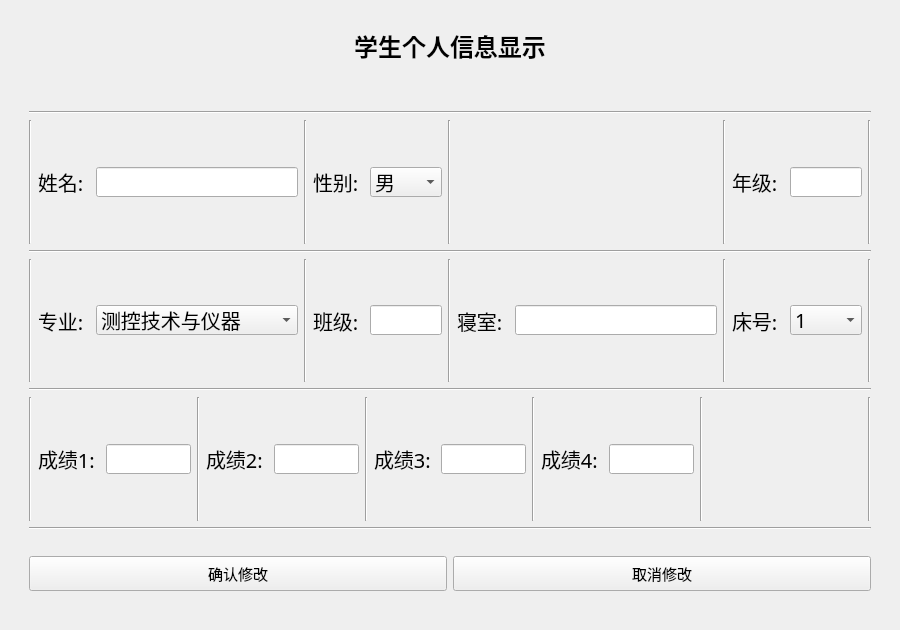
<?xml version="1.0" encoding="UTF-8"?>
<ui version="4.0">
 <class>Dialog</class>
 <widget class="QDialog" name="Dialog">
  <property name="geometry">
   <rect>
    <x>0</x>
    <y>0</y>
    <width>900</width>
    <height>630</height>
   </rect>
  </property>
  <property name="minimumSize">
   <size>
    <width>900</width>
    <height>630</height>
   </size>
  </property>
  <property name="maximumSize">
   <size>
    <width>900</width>
    <height>630</height>
   </size>
  </property>
  <property name="windowTitle">
   <string>Dialog</string>
  </property>
  <property name="styleSheet">
   <string notr="true"/>
  </property>
  <layout class="QVBoxLayout" name="verticalLayout_2">
   <item>
    <spacer name="verticalSpacer">
     <property name="orientation">
      <enum>Qt::Vertical</enum>
     </property>
     <property name="sizeType">
      <enum>QSizePolicy::Fixed</enum>
     </property>
     <property name="sizeHint" stdset="0">
      <size>
       <width>20</width>
       <height>20</height>
      </size>
     </property>
    </spacer>
   </item>
   <item>
    <widget class="QLabel" name="biaoti">
     <property name="maximumSize">
      <size>
       <width>16777215</width>
       <height>30</height>
      </size>
     </property>
     <property name="font">
      <font>
       <family>楷体</family>
       <pointsize>18</pointsize>
       <weight>75</weight>
       <bold>true</bold>
      </font>
     </property>
     <property name="text">
      <string>学生个人信息显示</string>
     </property>
     <property name="alignment">
      <set>Qt::AlignCenter</set>
     </property>
    </widget>
   </item>
   <item>
    <widget class="QLabel" name="tishi">
     <property name="minimumSize">
      <size>
       <width>0</width>
       <height>20</height>
      </size>
     </property>
     <property name="maximumSize">
      <size>
       <width>16777215</width>
       <height>20</height>
      </size>
     </property>
     <property name="font">
      <font>
       <family>楷体</family>
       <pointsize>12</pointsize>
      </font>
     </property>
     <property name="text">
      <string/>
     </property>
     <property name="alignment">
      <set>Qt::AlignCenter</set>
     </property>
    </widget>
   </item>
   <item>
    <widget class="QStackedWidget" name="stackedWidget">
     <property name="currentIndex">
      <number>1</number>
     </property>
     <widget class="QWidget" name="show">
      <layout class="QVBoxLayout" name="verticalLayout_3">
       <item>
        <widget class="QWidget" name="widget" native="true">
         <property name="styleSheet">
          <string notr="true"/>
         </property>
         <layout class="QVBoxLayout" name="verticalLayout">
          <item>
           <widget class="Line" name="line_17">
            <property name="orientation">
             <enum>Qt::Horizontal</enum>
            </property>
           </widget>
          </item>
          <item>
           <layout class="QHBoxLayout" name="horizontalLayout_16" stretch="0,2,0,1,0,2,0,1,0">
            <item>
             <widget class="Line" name="line_16">
              <property name="orientation">
               <enum>Qt::Vertical</enum>
              </property>
             </widget>
            </item>
            <item>
             <layout class="QHBoxLayout" name="horizontalLayout">
              <item>
               <widget class="QLabel" name="name">
                <property name="font">
                 <font>
                  <family>楷体</family>
                  <pointsize>15</pointsize>
                  <weight>50</weight>
                  <bold>false</bold>
                 </font>
                </property>
                <property name="text">
                 <string/>
                </property>
                <property name="alignment">
                 <set>Qt::AlignLeading|Qt::AlignLeft|Qt::AlignVCenter</set>
                </property>
               </widget>
              </item>
             </layout>
            </item>
            <item>
             <widget class="Line" name="line_3">
              <property name="orientation">
               <enum>Qt::Vertical</enum>
              </property>
             </widget>
            </item>
            <item>
             <layout class="QHBoxLayout" name="horizontalLayout_2">
              <item>
               <widget class="QLabel" name="xingbie">
                <property name="font">
                 <font>
                  <family>楷体</family>
                  <pointsize>15</pointsize>
                  <weight>50</weight>
                  <bold>false</bold>
                 </font>
                </property>
                <property name="text">
                 <string/>
                </property>
                <property name="alignment">
                 <set>Qt::AlignLeading|Qt::AlignLeft|Qt::AlignVCenter</set>
                </property>
               </widget>
              </item>
             </layout>
            </item>
            <item>
             <widget class="Line" name="line_4">
              <property name="orientation">
               <enum>Qt::Vertical</enum>
              </property>
             </widget>
            </item>
            <item>
             <layout class="QHBoxLayout" name="horizontalLayout_3">
              <item>
               <widget class="QLabel" name="xuehao">
                <property name="font">
                 <font>
                  <family>楷体</family>
                  <pointsize>15</pointsize>
                  <weight>50</weight>
                  <bold>false</bold>
                 </font>
                </property>
                <property name="text">
                 <string/>
                </property>
                <property name="alignment">
                 <set>Qt::AlignLeading|Qt::AlignLeft|Qt::AlignVCenter</set>
                </property>
               </widget>
              </item>
             </layout>
            </item>
            <item>
             <widget class="Line" name="line_6">
              <property name="orientation">
               <enum>Qt::Vertical</enum>
              </property>
             </widget>
            </item>
            <item>
             <layout class="QHBoxLayout" name="horizontalLayout_4">
              <item>
               <widget class="QLabel" name="nianji">
                <property name="font">
                 <font>
                  <family>楷体</family>
                  <pointsize>15</pointsize>
                  <weight>50</weight>
                  <bold>false</bold>
                 </font>
                </property>
                <property name="text">
                 <string/>
                </property>
                <property name="alignment">
                 <set>Qt::AlignLeading|Qt::AlignLeft|Qt::AlignVCenter</set>
                </property>
               </widget>
              </item>
             </layout>
            </item>
            <item>
             <widget class="Line" name="line_18">
              <property name="orientation">
               <enum>Qt::Vertical</enum>
              </property>
             </widget>
            </item>
           </layout>
          </item>
          <item>
           <widget class="Line" name="line_12">
            <property name="orientation">
             <enum>Qt::Horizontal</enum>
            </property>
           </widget>
          </item>
          <item>
           <layout class="QHBoxLayout" name="horizontalLayout_17" stretch="0,2,0,1,0,2,0,1,0">
            <item>
             <widget class="Line" name="line_15">
              <property name="orientation">
               <enum>Qt::Vertical</enum>
              </property>
             </widget>
            </item>
            <item>
             <layout class="QHBoxLayout" name="horizontalLayout_5">
              <item>
               <widget class="QLabel" name="zhuanye">
                <property name="font">
                 <font>
                  <family>楷体</family>
                  <pointsize>15</pointsize>
                  <weight>50</weight>
                  <bold>false</bold>
                 </font>
                </property>
                <property name="text">
                 <string/>
                </property>
                <property name="alignment">
                 <set>Qt::AlignLeading|Qt::AlignLeft|Qt::AlignVCenter</set>
                </property>
               </widget>
              </item>
             </layout>
            </item>
            <item>
             <widget class="Line" name="line_2">
              <property name="orientation">
               <enum>Qt::Vertical</enum>
              </property>
             </widget>
            </item>
            <item>
             <layout class="QHBoxLayout" name="horizontalLayout_6">
              <item>
               <widget class="QLabel" name="banji">
                <property name="font">
                 <font>
                  <family>楷体</family>
                  <pointsize>15</pointsize>
                  <weight>50</weight>
                  <bold>false</bold>
                 </font>
                </property>
                <property name="text">
                 <string/>
                </property>
                <property name="alignment">
                 <set>Qt::AlignLeading|Qt::AlignLeft|Qt::AlignVCenter</set>
                </property>
               </widget>
              </item>
             </layout>
            </item>
            <item>
             <widget class="Line" name="line_5">
              <property name="orientation">
               <enum>Qt::Vertical</enum>
              </property>
             </widget>
            </item>
            <item>
             <layout class="QHBoxLayout" name="horizontalLayout_9">
              <item>
               <widget class="QLabel" name="qinshi">
                <property name="font">
                 <font>
                  <family>楷体</family>
                  <pointsize>15</pointsize>
                  <weight>50</weight>
                  <bold>false</bold>
                 </font>
                </property>
                <property name="styleSheet">
                 <string notr="true"/>
                </property>
                <property name="text">
                 <string/>
                </property>
                <property name="alignment">
                 <set>Qt::AlignLeading|Qt::AlignLeft|Qt::AlignVCenter</set>
                </property>
               </widget>
              </item>
             </layout>
            </item>
            <item>
             <widget class="Line" name="line_7">
              <property name="orientation">
               <enum>Qt::Vertical</enum>
              </property>
             </widget>
            </item>
            <item>
             <layout class="QHBoxLayout" name="horizontalLayout_10">
              <item>
               <widget class="QLabel" name="chuanghao">
                <property name="font">
                 <font>
                  <family>楷体</family>
                  <pointsize>15</pointsize>
                  <weight>50</weight>
                  <bold>false</bold>
                 </font>
                </property>
                <property name="text">
                 <string/>
                </property>
                <property name="alignment">
                 <set>Qt::AlignLeading|Qt::AlignLeft|Qt::AlignVCenter</set>
                </property>
               </widget>
              </item>
             </layout>
            </item>
            <item>
             <widget class="Line" name="line_19">
              <property name="orientation">
               <enum>Qt::Vertical</enum>
              </property>
             </widget>
            </item>
           </layout>
          </item>
          <item>
           <widget class="Line" name="line">
            <property name="orientation">
             <enum>Qt::Horizontal</enum>
            </property>
           </widget>
          </item>
          <item>
           <layout class="QHBoxLayout" name="horizontalLayout_18" stretch="0,1,0,1,0,1,0,1,0,1,0">
            <item>
             <widget class="Line" name="line_14">
              <property name="orientation">
               <enum>Qt::Vertical</enum>
              </property>
             </widget>
            </item>
            <item>
             <layout class="QHBoxLayout" name="horizontalLayout_11">
              <item>
               <widget class="QLabel" name="cj1">
                <property name="font">
                 <font>
                  <family>楷体</family>
                  <pointsize>15</pointsize>
                  <weight>50</weight>
                  <bold>false</bold>
                 </font>
                </property>
                <property name="text">
                 <string/>
                </property>
                <property name="alignment">
                 <set>Qt::AlignLeading|Qt::AlignLeft|Qt::AlignVCenter</set>
                </property>
               </widget>
              </item>
             </layout>
            </item>
            <item>
             <widget class="Line" name="line_8">
              <property name="orientation">
               <enum>Qt::Vertical</enum>
              </property>
             </widget>
            </item>
            <item>
             <layout class="QHBoxLayout" name="horizontalLayout_12">
              <item>
               <widget class="QLabel" name="cj2">
                <property name="font">
                 <font>
                  <family>楷体</family>
                  <pointsize>15</pointsize>
                  <weight>50</weight>
                  <bold>false</bold>
                 </font>
                </property>
                <property name="text">
                 <string/>
                </property>
                <property name="alignment">
                 <set>Qt::AlignLeading|Qt::AlignLeft|Qt::AlignVCenter</set>
                </property>
               </widget>
              </item>
             </layout>
            </item>
            <item>
             <widget class="Line" name="line_9">
              <property name="orientation">
               <enum>Qt::Vertical</enum>
              </property>
             </widget>
            </item>
            <item>
             <layout class="QHBoxLayout" name="horizontalLayout_13">
              <item>
               <widget class="QLabel" name="cj3">
                <property name="font">
                 <font>
                  <family>楷体</family>
                  <pointsize>15</pointsize>
                  <weight>50</weight>
                  <bold>false</bold>
                 </font>
                </property>
                <property name="text">
                 <string/>
                </property>
                <property name="alignment">
                 <set>Qt::AlignLeading|Qt::AlignLeft|Qt::AlignVCenter</set>
                </property>
               </widget>
              </item>
             </layout>
            </item>
            <item>
             <widget class="Line" name="line_10">
              <property name="orientation">
               <enum>Qt::Vertical</enum>
              </property>
             </widget>
            </item>
            <item>
             <layout class="QHBoxLayout" name="horizontalLayout_14">
              <item>
               <widget class="QLabel" name="cj4">
                <property name="font">
                 <font>
                  <family>楷体</family>
                  <pointsize>15</pointsize>
                  <weight>50</weight>
                  <bold>false</bold>
                 </font>
                </property>
                <property name="text">
                 <string/>
                </property>
                <property name="alignment">
                 <set>Qt::AlignLeading|Qt::AlignLeft|Qt::AlignVCenter</set>
                </property>
               </widget>
              </item>
             </layout>
            </item>
            <item>
             <widget class="Line" name="line_11">
              <property name="orientation">
               <enum>Qt::Vertical</enum>
              </property>
             </widget>
            </item>
            <item>
             <layout class="QHBoxLayout" name="horizontalLayout_15">
              <item>
               <widget class="QLabel" name="pingjun">
                <property name="font">
                 <font>
                  <family>楷体</family>
                  <pointsize>15</pointsize>
                  <weight>50</weight>
                  <bold>false</bold>
                 </font>
                </property>
                <property name="text">
                 <string/>
                </property>
                <property name="alignment">
                 <set>Qt::AlignLeading|Qt::AlignLeft|Qt::AlignVCenter</set>
                </property>
               </widget>
              </item>
             </layout>
            </item>
            <item>
             <widget class="Line" name="line_20">
              <property name="orientation">
               <enum>Qt::Vertical</enum>
              </property>
             </widget>
            </item>
           </layout>
          </item>
          <item>
           <widget class="Line" name="line_13">
            <property name="orientation">
             <enum>Qt::Horizontal</enum>
            </property>
           </widget>
          </item>
          <item>
           <spacer name="verticalSpacer_3">
            <property name="orientation">
             <enum>Qt::Vertical</enum>
            </property>
            <property name="sizeType">
             <enum>QSizePolicy::Fixed</enum>
            </property>
            <property name="sizeHint" stdset="0">
             <size>
              <width>20</width>
              <height>20</height>
             </size>
            </property>
           </spacer>
          </item>
          <item>
           <layout class="QHBoxLayout" name="horizontalLayout_7">
            <item>
             <widget class="QPushButton" name="pushButton">
              <property name="minimumSize">
               <size>
                <width>0</width>
                <height>35</height>
               </size>
              </property>
              <property name="font">
               <font>
                <family>楷体</family>
                <pointsize>11</pointsize>
               </font>
              </property>
              <property name="text">
               <string>修改该学生信息</string>
              </property>
             </widget>
            </item>
            <item>
             <widget class="QPushButton" name="pushButton_2">
              <property name="minimumSize">
               <size>
                <width>0</width>
                <height>35</height>
               </size>
              </property>
              <property name="font">
               <font>
                <family>楷体</family>
                <pointsize>11</pointsize>
               </font>
              </property>
              <property name="text">
               <string>关闭</string>
              </property>
             </widget>
            </item>
           </layout>
          </item>
         </layout>
        </widget>
       </item>
      </layout>
     </widget>
     <widget class="QWidget" name="update">
      <layout class="QVBoxLayout" name="verticalLayout_5">
       <item>
        <widget class="QWidget" name="widget_2" native="true">
         <property name="styleSheet">
          <string notr="true"/>
         </property>
         <layout class="QVBoxLayout" name="verticalLayout_4">
          <item>
           <widget class="Line" name="line_21">
            <property name="orientation">
             <enum>Qt::Horizontal</enum>
            </property>
           </widget>
          </item>
          <item>
           <layout class="QHBoxLayout" name="horizontalLayout_19" stretch="0,2,0,1,0,2,0,1,0">
            <item>
             <widget class="Line" name="line_22">
              <property name="orientation">
               <enum>Qt::Vertical</enum>
              </property>
             </widget>
            </item>
            <item>
             <layout class="QHBoxLayout" name="horizontalLayout_8">
              <item>
               <widget class="QLabel" name="name_2">
                <property name="font">
                 <font>
                  <family>楷体</family>
                  <pointsize>15</pointsize>
                  <weight>50</weight>
                  <bold>false</bold>
                 </font>
                </property>
                <property name="text">
                 <string>姓名:</string>
                </property>
                <property name="alignment">
                 <set>Qt::AlignLeading|Qt::AlignLeft|Qt::AlignVCenter</set>
                </property>
               </widget>
              </item>
              <item>
               <widget class="QLineEdit" name="update_name">
                <property name="minimumSize">
                 <size>
                  <width>202</width>
                  <height>30</height>
                 </size>
                </property>
                <property name="maximumSize">
                 <size>
                  <width>202</width>
                  <height>30</height>
                 </size>
                </property>
                <property name="font">
                 <font>
                  <family>楷体</family>
                  <pointsize>15</pointsize>
                 </font>
                </property>
                <property name="maxLength">
                 <number>6</number>
                </property>
               </widget>
              </item>
             </layout>
            </item>
            <item>
             <widget class="Line" name="line_23">
              <property name="orientation">
               <enum>Qt::Vertical</enum>
              </property>
             </widget>
            </item>
            <item>
             <layout class="QHBoxLayout" name="horizontalLayout_20">
              <item>
               <widget class="QLabel" name="xingbie_2">
                <property name="font">
                 <font>
                  <family>楷体</family>
                  <pointsize>15</pointsize>
                  <weight>50</weight>
                  <bold>false</bold>
                 </font>
                </property>
                <property name="text">
                 <string>性别:</string>
                </property>
                <property name="alignment">
                 <set>Qt::AlignLeading|Qt::AlignLeft|Qt::AlignVCenter</set>
                </property>
               </widget>
              </item>
              <item>
               <widget class="QComboBox" name="update_xingbie">
                <property name="minimumSize">
                 <size>
                  <width>72</width>
                  <height>30</height>
                 </size>
                </property>
                <property name="maximumSize">
                 <size>
                  <width>72</width>
                  <height>30</height>
                 </size>
                </property>
                <property name="font">
                 <font>
                  <family>楷体</family>
                  <pointsize>15</pointsize>
                 </font>
                </property>
                <item>
                 <property name="text">
                  <string>男</string>
                 </property>
                </item>
                <item>
                 <property name="text">
                  <string>女</string>
                 </property>
                </item>
               </widget>
              </item>
             </layout>
            </item>
            <item>
             <widget class="Line" name="line_24">
              <property name="orientation">
               <enum>Qt::Vertical</enum>
              </property>
             </widget>
            </item>
            <item>
             <layout class="QHBoxLayout" name="horizontalLayout_21">
              <item>
               <widget class="QLabel" name="update_xuehao">
                <property name="font">
                 <font>
                  <family>楷体</family>
                  <pointsize>15</pointsize>
                  <weight>50</weight>
                  <bold>false</bold>
                 </font>
                </property>
                <property name="text">
                 <string/>
                </property>
                <property name="alignment">
                 <set>Qt::AlignLeading|Qt::AlignLeft|Qt::AlignVCenter</set>
                </property>
               </widget>
              </item>
             </layout>
            </item>
            <item>
             <widget class="Line" name="line_25">
              <property name="orientation">
               <enum>Qt::Vertical</enum>
              </property>
             </widget>
            </item>
            <item>
             <layout class="QHBoxLayout" name="horizontalLayout_22">
              <item>
               <widget class="QLabel" name="nianji_2">
                <property name="font">
                 <font>
                  <family>楷体</family>
                  <pointsize>15</pointsize>
                  <weight>50</weight>
                  <bold>false</bold>
                 </font>
                </property>
                <property name="text">
                 <string>年级:</string>
                </property>
                <property name="alignment">
                 <set>Qt::AlignLeading|Qt::AlignLeft|Qt::AlignVCenter</set>
                </property>
               </widget>
              </item>
              <item>
               <widget class="QLineEdit" name="update_nianji">
                <property name="minimumSize">
                 <size>
                  <width>72</width>
                  <height>30</height>
                 </size>
                </property>
                <property name="maximumSize">
                 <size>
                  <width>72</width>
                  <height>30</height>
                 </size>
                </property>
                <property name="font">
                 <font>
                  <family>楷体</family>
                  <pointsize>15</pointsize>
                 </font>
                </property>
                <property name="maxLength">
                 <number>4</number>
                </property>
               </widget>
              </item>
             </layout>
            </item>
            <item>
             <widget class="Line" name="line_26">
              <property name="orientation">
               <enum>Qt::Vertical</enum>
              </property>
             </widget>
            </item>
           </layout>
          </item>
          <item>
           <widget class="Line" name="line_27">
            <property name="orientation">
             <enum>Qt::Horizontal</enum>
            </property>
           </widget>
          </item>
          <item>
           <layout class="QHBoxLayout" name="horizontalLayout_23" stretch="0,2,0,1,0,2,0,1,0">
            <item>
             <widget class="Line" name="line_28">
              <property name="orientation">
               <enum>Qt::Vertical</enum>
              </property>
             </widget>
            </item>
            <item>
             <layout class="QHBoxLayout" name="horizontalLayout_24">
              <item>
               <widget class="QLabel" name="zhuanye_2">
                <property name="font">
                 <font>
                  <family>楷体</family>
                  <pointsize>15</pointsize>
                  <weight>50</weight>
                  <bold>false</bold>
                 </font>
                </property>
                <property name="text">
                 <string>专业:</string>
                </property>
                <property name="alignment">
                 <set>Qt::AlignLeading|Qt::AlignLeft|Qt::AlignVCenter</set>
                </property>
               </widget>
              </item>
              <item>
               <widget class="QComboBox" name="update_zhuanye">
                <property name="minimumSize">
                 <size>
                  <width>202</width>
                  <height>30</height>
                 </size>
                </property>
                <property name="maximumSize">
                 <size>
                  <width>202</width>
                  <height>30</height>
                 </size>
                </property>
                <property name="font">
                 <font>
                  <family>楷体</family>
                  <pointsize>15</pointsize>
                 </font>
                </property>
                <item>
                 <property name="text">
                  <string>测控技术与仪器</string>
                 </property>
                </item>
                <item>
                 <property name="text">
                  <string>自动化</string>
                 </property>
                </item>
                <item>
                 <property name="text">
                  <string>应用物理学</string>
                 </property>
                </item>
                <item>
                 <property name="text">
                  <string>电子信息与技术</string>
                 </property>
                </item>
                <item>
                 <property name="text">
                  <string>机械电子工程</string>
                 </property>
                </item>
               </widget>
              </item>
             </layout>
            </item>
            <item>
             <widget class="Line" name="line_29">
              <property name="orientation">
               <enum>Qt::Vertical</enum>
              </property>
             </widget>
            </item>
            <item>
             <layout class="QHBoxLayout" name="horizontalLayout_25">
              <item>
               <widget class="QLabel" name="banji_2">
                <property name="font">
                 <font>
                  <family>楷体</family>
                  <pointsize>15</pointsize>
                  <weight>50</weight>
                  <bold>false</bold>
                 </font>
                </property>
                <property name="text">
                 <string>班级:</string>
                </property>
                <property name="alignment">
                 <set>Qt::AlignLeading|Qt::AlignLeft|Qt::AlignVCenter</set>
                </property>
               </widget>
              </item>
              <item>
               <widget class="QLineEdit" name="update_banji">
                <property name="minimumSize">
                 <size>
                  <width>72</width>
                  <height>30</height>
                 </size>
                </property>
                <property name="maximumSize">
                 <size>
                  <width>72</width>
                  <height>30</height>
                 </size>
                </property>
                <property name="font">
                 <font>
                  <family>楷体</family>
                  <pointsize>15</pointsize>
                 </font>
                </property>
                <property name="maxLength">
                 <number>1</number>
                </property>
               </widget>
              </item>
             </layout>
            </item>
            <item>
             <widget class="Line" name="line_30">
              <property name="orientation">
               <enum>Qt::Vertical</enum>
              </property>
             </widget>
            </item>
            <item>
             <layout class="QHBoxLayout" name="horizontalLayout_26">
              <item>
               <widget class="QLabel" name="qinshi_2">
                <property name="font">
                 <font>
                  <family>楷体</family>
                  <pointsize>15</pointsize>
                  <weight>50</weight>
                  <bold>false</bold>
                 </font>
                </property>
                <property name="styleSheet">
                 <string notr="true"/>
                </property>
                <property name="text">
                 <string>寝室:</string>
                </property>
                <property name="alignment">
                 <set>Qt::AlignLeading|Qt::AlignLeft|Qt::AlignVCenter</set>
                </property>
               </widget>
              </item>
              <item>
               <widget class="QLineEdit" name="update_qinshi">
                <property name="minimumSize">
                 <size>
                  <width>202</width>
                  <height>30</height>
                 </size>
                </property>
                <property name="maximumSize">
                 <size>
                  <width>202</width>
                  <height>30</height>
                 </size>
                </property>
                <property name="font">
                 <font>
                  <family>楷体</family>
                  <pointsize>15</pointsize>
                 </font>
                </property>
                <property name="maxLength">
                 <number>3</number>
                </property>
               </widget>
              </item>
             </layout>
            </item>
            <item>
             <widget class="Line" name="line_31">
              <property name="orientation">
               <enum>Qt::Vertical</enum>
              </property>
             </widget>
            </item>
            <item>
             <layout class="QHBoxLayout" name="horizontalLayout_27">
              <item>
               <widget class="QLabel" name="chuanghao_2">
                <property name="font">
                 <font>
                  <family>楷体</family>
                  <pointsize>15</pointsize>
                  <weight>50</weight>
                  <bold>false</bold>
                 </font>
                </property>
                <property name="text">
                 <string>床号:</string>
                </property>
                <property name="alignment">
                 <set>Qt::AlignLeading|Qt::AlignLeft|Qt::AlignVCenter</set>
                </property>
               </widget>
              </item>
              <item>
               <widget class="QComboBox" name="update_chuanghao">
                <property name="minimumSize">
                 <size>
                  <width>72</width>
                  <height>30</height>
                 </size>
                </property>
                <property name="maximumSize">
                 <size>
                  <width>72</width>
                  <height>30</height>
                 </size>
                </property>
                <property name="font">
                 <font>
                  <family>楷体</family>
                  <pointsize>15</pointsize>
                 </font>
                </property>
                <item>
                 <property name="text">
                  <string>1</string>
                 </property>
                </item>
                <item>
                 <property name="text">
                  <string>2</string>
                 </property>
                </item>
                <item>
                 <property name="text">
                  <string>3</string>
                 </property>
                </item>
                <item>
                 <property name="text">
                  <string>4</string>
                 </property>
                </item>
               </widget>
              </item>
             </layout>
            </item>
            <item>
             <widget class="Line" name="line_32">
              <property name="orientation">
               <enum>Qt::Vertical</enum>
              </property>
             </widget>
            </item>
           </layout>
          </item>
          <item>
           <widget class="Line" name="line_33">
            <property name="orientation">
             <enum>Qt::Horizontal</enum>
            </property>
           </widget>
          </item>
          <item>
           <layout class="QHBoxLayout" name="horizontalLayout_28" stretch="0,1,0,1,0,1,0,1,0,1,0">
            <item>
             <widget class="Line" name="line_34">
              <property name="orientation">
               <enum>Qt::Vertical</enum>
              </property>
             </widget>
            </item>
            <item>
             <layout class="QHBoxLayout" name="horizontalLayout_29">
              <item>
               <widget class="QLabel" name="cj1_2">
                <property name="font">
                 <font>
                  <family>楷体</family>
                  <pointsize>15</pointsize>
                  <weight>50</weight>
                  <bold>false</bold>
                 </font>
                </property>
                <property name="text">
                 <string>成绩1:</string>
                </property>
                <property name="alignment">
                 <set>Qt::AlignLeading|Qt::AlignLeft|Qt::AlignVCenter</set>
                </property>
               </widget>
              </item>
              <item>
               <widget class="QLineEdit" name="update_cj1">
                <property name="minimumSize">
                 <size>
                  <width>85</width>
                  <height>30</height>
                 </size>
                </property>
                <property name="maximumSize">
                 <size>
                  <width>85</width>
                  <height>30</height>
                 </size>
                </property>
                <property name="font">
                 <font>
                  <family>楷体</family>
                  <pointsize>15</pointsize>
                 </font>
                </property>
               </widget>
              </item>
             </layout>
            </item>
            <item>
             <widget class="Line" name="line_35">
              <property name="orientation">
               <enum>Qt::Vertical</enum>
              </property>
             </widget>
            </item>
            <item>
             <layout class="QHBoxLayout" name="horizontalLayout_30">
              <item>
               <widget class="QLabel" name="cj2_2">
                <property name="font">
                 <font>
                  <family>楷体</family>
                  <pointsize>15</pointsize>
                  <weight>50</weight>
                  <bold>false</bold>
                 </font>
                </property>
                <property name="text">
                 <string>成绩2:</string>
                </property>
                <property name="alignment">
                 <set>Qt::AlignLeading|Qt::AlignLeft|Qt::AlignVCenter</set>
                </property>
               </widget>
              </item>
              <item>
               <widget class="QLineEdit" name="update_cj2">
                <property name="minimumSize">
                 <size>
                  <width>85</width>
                  <height>30</height>
                 </size>
                </property>
                <property name="maximumSize">
                 <size>
                  <width>85</width>
                  <height>30</height>
                 </size>
                </property>
                <property name="font">
                 <font>
                  <family>楷体</family>
                  <pointsize>15</pointsize>
                 </font>
                </property>
               </widget>
              </item>
             </layout>
            </item>
            <item>
             <widget class="Line" name="line_36">
              <property name="orientation">
               <enum>Qt::Vertical</enum>
              </property>
             </widget>
            </item>
            <item>
             <layout class="QHBoxLayout" name="horizontalLayout_31">
              <item>
               <widget class="QLabel" name="cj3_2">
                <property name="font">
                 <font>
                  <family>楷体</family>
                  <pointsize>15</pointsize>
                  <weight>50</weight>
                  <bold>false</bold>
                 </font>
                </property>
                <property name="text">
                 <string>成绩3:</string>
                </property>
                <property name="alignment">
                 <set>Qt::AlignLeading|Qt::AlignLeft|Qt::AlignVCenter</set>
                </property>
               </widget>
              </item>
              <item>
               <widget class="QLineEdit" name="update_cj3">
                <property name="minimumSize">
                 <size>
                  <width>85</width>
                  <height>30</height>
                 </size>
                </property>
                <property name="maximumSize">
                 <size>
                  <width>85</width>
                  <height>30</height>
                 </size>
                </property>
                <property name="font">
                 <font>
                  <family>楷体</family>
                  <pointsize>15</pointsize>
                 </font>
                </property>
               </widget>
              </item>
             </layout>
            </item>
            <item>
             <widget class="Line" name="line_37">
              <property name="orientation">
               <enum>Qt::Vertical</enum>
              </property>
             </widget>
            </item>
            <item>
             <layout class="QHBoxLayout" name="horizontalLayout_32">
              <item>
               <widget class="QLabel" name="cj4_2">
                <property name="font">
                 <font>
                  <family>楷体</family>
                  <pointsize>15</pointsize>
                  <weight>50</weight>
                  <bold>false</bold>
                 </font>
                </property>
                <property name="text">
                 <string>成绩4:</string>
                </property>
                <property name="alignment">
                 <set>Qt::AlignLeading|Qt::AlignLeft|Qt::AlignVCenter</set>
                </property>
               </widget>
              </item>
              <item>
               <widget class="QLineEdit" name="update_cj4">
                <property name="minimumSize">
                 <size>
                  <width>85</width>
                  <height>30</height>
                 </size>
                </property>
                <property name="maximumSize">
                 <size>
                  <width>85</width>
                  <height>30</height>
                 </size>
                </property>
                <property name="font">
                 <font>
                  <family>楷体</family>
                  <pointsize>15</pointsize>
                 </font>
                </property>
               </widget>
              </item>
             </layout>
            </item>
            <item>
             <widget class="Line" name="line_38">
              <property name="orientation">
               <enum>Qt::Vertical</enum>
              </property>
             </widget>
            </item>
            <item>
             <layout class="QHBoxLayout" name="horizontalLayout_33">
              <item>
               <widget class="QLabel" name="update_pingjun">
                <property name="font">
                 <font>
                  <family>楷体</family>
                  <pointsize>15</pointsize>
                  <weight>50</weight>
                  <bold>false</bold>
                 </font>
                </property>
                <property name="text">
                 <string/>
                </property>
                <property name="alignment">
                 <set>Qt::AlignLeading|Qt::AlignLeft|Qt::AlignVCenter</set>
                </property>
               </widget>
              </item>
             </layout>
            </item>
            <item>
             <widget class="Line" name="line_39">
              <property name="orientation">
               <enum>Qt::Vertical</enum>
              </property>
             </widget>
            </item>
           </layout>
          </item>
          <item>
           <widget class="Line" name="line_40">
            <property name="orientation">
             <enum>Qt::Horizontal</enum>
            </property>
           </widget>
          </item>
          <item>
           <spacer name="verticalSpacer_4">
            <property name="orientation">
             <enum>Qt::Vertical</enum>
            </property>
            <property name="sizeType">
             <enum>QSizePolicy::Fixed</enum>
            </property>
            <property name="sizeHint" stdset="0">
             <size>
              <width>20</width>
              <height>20</height>
             </size>
            </property>
           </spacer>
          </item>
          <item>
           <layout class="QHBoxLayout" name="horizontalLayout_34">
            <item>
             <widget class="QPushButton" name="pushButton_5">
              <property name="minimumSize">
               <size>
                <width>0</width>
                <height>35</height>
               </size>
              </property>
              <property name="font">
               <font>
                <family>楷体</family>
                <pointsize>11</pointsize>
               </font>
              </property>
              <property name="text">
               <string>确认修改</string>
              </property>
             </widget>
            </item>
            <item>
             <widget class="QPushButton" name="pushButton_6">
              <property name="minimumSize">
               <size>
                <width>0</width>
                <height>35</height>
               </size>
              </property>
              <property name="font">
               <font>
                <family>楷体</family>
                <pointsize>11</pointsize>
               </font>
              </property>
              <property name="text">
               <string>取消修改</string>
              </property>
             </widget>
            </item>
           </layout>
          </item>
         </layout>
        </widget>
       </item>
      </layout>
     </widget>
    </widget>
   </item>
   <item>
    <spacer name="verticalSpacer_2">
     <property name="orientation">
      <enum>Qt::Vertical</enum>
     </property>
     <property name="sizeType">
      <enum>QSizePolicy::Fixed</enum>
     </property>
     <property name="sizeHint" stdset="0">
      <size>
       <width>20</width>
       <height>10</height>
      </size>
     </property>
    </spacer>
   </item>
  </layout>
 </widget>
 <resources/>
 <connections/>
</ui>
